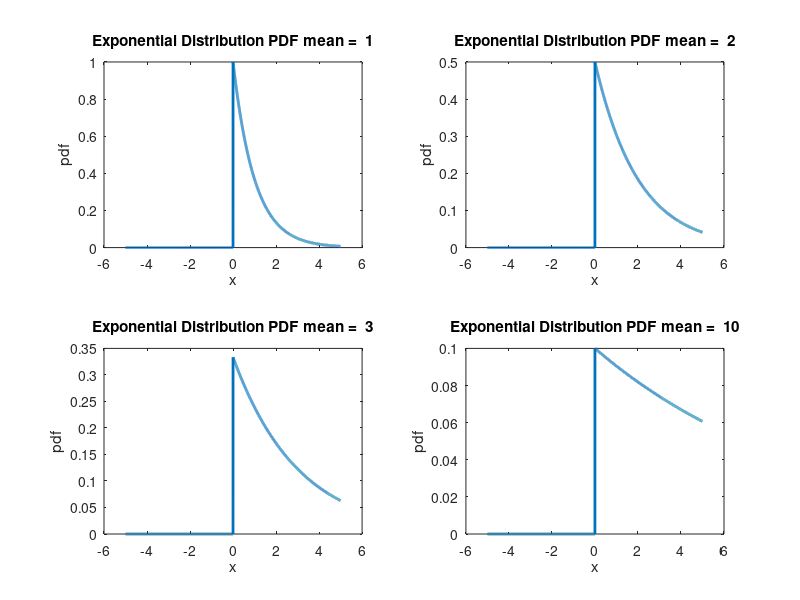

Recreate this plot in MATLAB.
clc ;
close all;

pkg load statistics
x = -5:0.001:5 ;

figure;
%Exponential Distribution PDF for Varing Mean
subplot(2,2,1);
y1 = exppdf(x,1);
plot(x,y1,"linewidth",2);
xlabel('x');
ylabel('pdf');
title('Exponential Distribution PDF mean =  1')

subplot(2,2,2);
y2 = exppdf(x,2);
plot(x,y2,"linewidth",2);
xlabel('x');
ylabel('pdf');
title('Exponential Distribution PDF mean =  2')

subplot(2,2,3);
y3 = exppdf(x,3);
plot(x,y3,"linewidth",2);
xlabel('x');
ylabel('pdf');
title('Exponential Distribution PDF mean =  3')

subplot(2,2,4);
y4 = exppdf(x,10);
plot(x,y4,"linewidth",2);
xlabel('x');
ylabel('pdf');
title('Exponential Distribution PDF mean =  10')